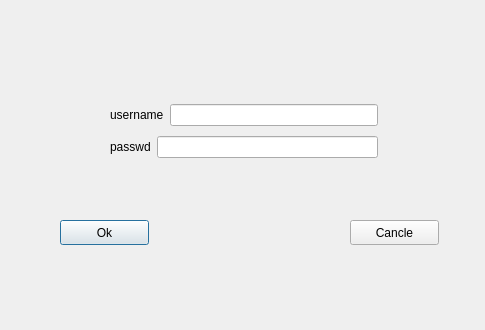
<?xml version="1.0" encoding="UTF-8"?>
<ui version="4.0">
 <class>LoginDialog</class>
 <widget class="QDialog" name="LoginDialog">
  <property name="geometry">
   <rect>
    <x>0</x>
    <y>0</y>
    <width>485</width>
    <height>330</height>
   </rect>
  </property>
  <property name="windowTitle">
   <string>Dialog</string>
  </property>
  <widget class="QPushButton" name="pushButton">
   <property name="geometry">
    <rect>
     <x>60</x>
     <y>220</y>
     <width>89</width>
     <height>25</height>
    </rect>
   </property>
   <property name="text">
    <string>Ok</string>
   </property>
  </widget>
  <widget class="QPushButton" name="pushButton_2">
   <property name="geometry">
    <rect>
     <x>350</x>
     <y>220</y>
     <width>89</width>
     <height>25</height>
    </rect>
   </property>
   <property name="text">
    <string>Cancle</string>
   </property>
  </widget>
  <widget class="QWidget" name="">
   <property name="geometry">
    <rect>
     <x>110</x>
     <y>100</y>
     <width>268</width>
     <height>62</height>
    </rect>
   </property>
   <layout class="QVBoxLayout" name="verticalLayout">
    <item>
     <layout class="QHBoxLayout" name="horizontalLayout_2">
      <item>
       <widget class="QLabel" name="label">
        <property name="text">
         <string>username</string>
        </property>
       </widget>
      </item>
      <item>
       <widget class="QLineEdit" name="userName_lineEdit"/>
      </item>
     </layout>
    </item>
    <item>
     <layout class="QHBoxLayout" name="horizontalLayout">
      <item>
       <widget class="QLabel" name="label_2">
        <property name="text">
         <string>passwd</string>
        </property>
       </widget>
      </item>
      <item>
       <widget class="QLineEdit" name="passwd_lineEdit"/>
      </item>
     </layout>
    </item>
   </layout>
  </widget>
 </widget>
 <resources/>
 <connections/>
</ui>
